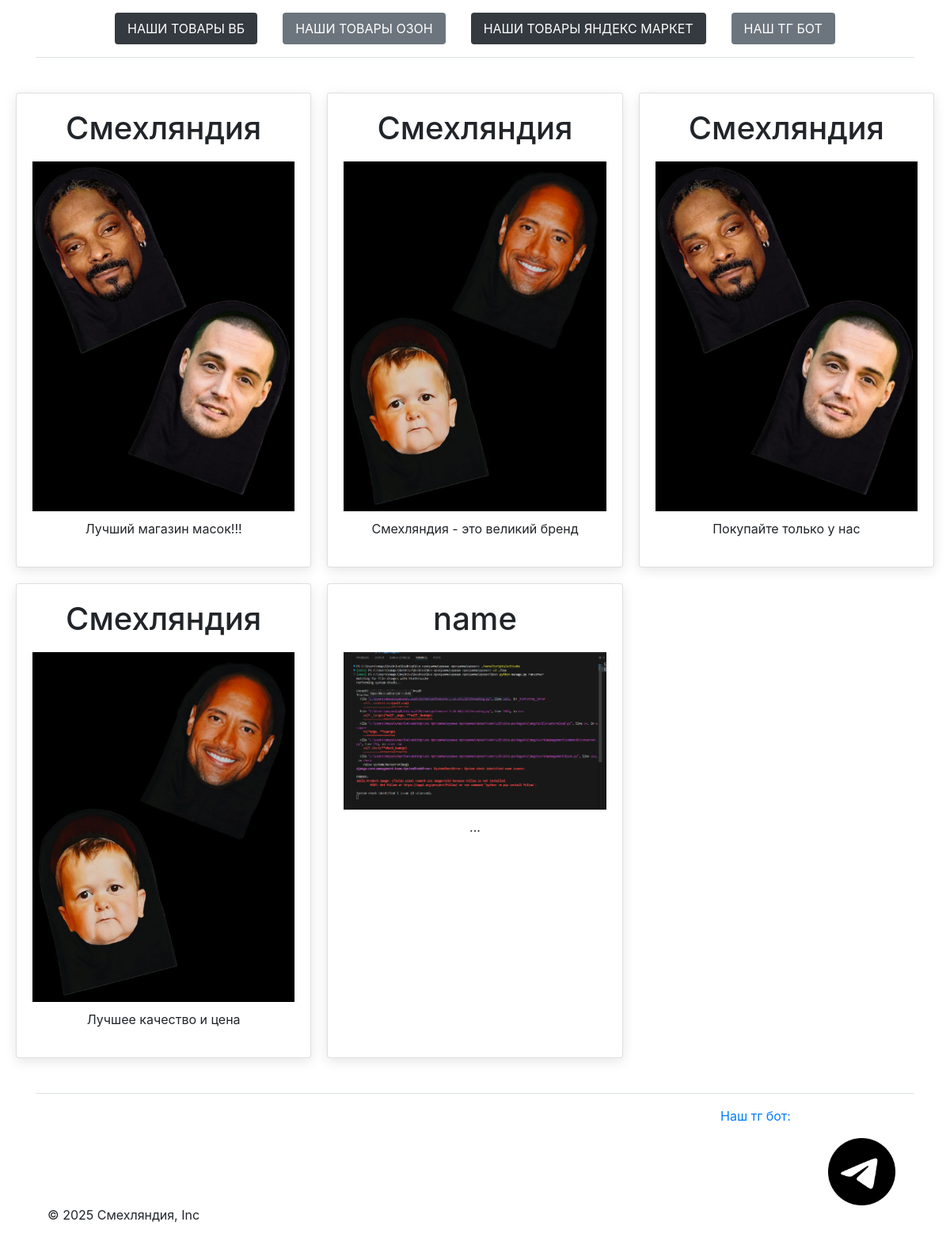
Page /catalog/ on the committed database.
### smile/models.py (models this page shows)
class Product(models.Model):
    name = models.CharField(max_length=100)
    image = models.ImageField(upload_to='images/', default='/')
    text = models.TextField()

### smile/views.py (the view)
# urls.py: path('catalog/', catalog),
def catalog(request):
    product = Product.objects.all()
    return render(request, 'smile/index.html', {'product': product})

### smile/templates/smile/index.html (shortened to what this page needs)
<!DOCTYPE html>
<html lang="en">
    {% load static %}
<head>
    <link rel="stylesheet" href="{% static 'smile/style.css' %}">
    <link rel="stylesheet" href="{% static 'smile/bootstrap.css' %}">
</head>
<body class="B">
    {% include 'smile/includes/header.html' %}
    <main class="M" id="main">
        {% for product in product %}
        <div class="card">
            <h1 class="H">{{product.name}}</h1>
            <img class="I" src="{{product.image.url}}" alt="...">
            <p>{{product.text}}</p>
        </div>
        {% endfor %}
    </main>
    {% include 'smile/includes/footer.html' %}
</body>
</html>

### smile/templates/smile/includes/header.html (shortened to what this page needs)
<!DOCTYPE html>
<html lang="en">
    {% load static %}
<head>
    <link rel="stylesheet" href="{% static 'smile/bootstrap.css' %}">
    <link rel="stylesheet" href="{% static 'smile/style.css' %}">
</head>
<body>
  <div class="container">
    <header class="d-flex flex-wrap justify-content-center py-3 mb-4 border-bottom">
      <ul class="nav nav-pills UL">
        <li class="nav-item L"><a href="https://www.wildberries.ru/seller/4308593" class="nav-link active bg-dark"> НАШИ ТОВАРЫ ВБ</a></li>
        <li class="nav-item L"><a href="https://www.ozon.ru/collection/karnavalnaya-tkanevaya-maska-99286575/" class="nav-link active bg-secondary"> НАШИ  ТОВАРЫ ОЗОН</a></li>
        <li class="nav-item L"><a href="https://market.yandex.ru/business--smekhliandiia/205367440?generalContext=t%3DshopInShop%3Bi%3D1%3Bbi%3D205367440%3B&how=rating&rs=eJwzEn7ByPiJkZeDUWDhIVYJBo1fD0_KAwA-_wa0&searchContext=sins_ctx" class="nav-link active bg-dark"> НАШИ ТОВАРЫ ЯНДЕКС МАРКЕТ</a></li>
        <li class="nav-item L"><a href="#footer" class="nav-link active bg-secondary"> НАШ ТГ БОТ</a></li>
      </ul>
    </header>
  </div>
</body>
</html>

### smile/templates/smile/includes/footer.html (shortened to what this page needs)
<!DOCTYPE html>
<html lang="en">
    {% load static %}
<head>
    <link rel="stylesheet" href="{% static 'smile/bootstrap.css' %}">
</head>
<body>
    <div class="container">
        <footer class="d-flex justify-content-between align-items-center py-3 my-4 border-top" id="footer">
            <div class="col-md-4 align-items-center">
                <a href="https://t.me/smexlanduser_bot"  class="mb-3 me-2 mb-md-0 text-body-secondary text-decoration-none lh-1" aria-label="Bootstrap"><p class="P">Наш тг бот:</p><img class="tg" src="{% static 'smile/img/tg.png' %}" alt="TG"></a>
                <span class="mb-3 mb-md-0 text-body-secondary">© 2025 Смехляндия, Inc</span>
            </div>
        </footer>
    </div>
</body>
</html>

### smile/static/smile/style.css (style rules this page uses)
.M { display: grid; grid-template-columns: repeat(auto-fit, minmax(300px, 1fr)); gap: 20px; padding: 20px; max-width: 1200px; margin: 0 auto; }
.card { padding: 20px; background: white; border-radius: 12px; box-shadow: 0 4px 15px rgba(0,0,0,0.1); text-align: center; display: flex; flex-direction: column; align-items: center; }
.I { max-width: 100%; height: auto; margin: 10px 0; }
.L { margin-left: 2em; }
.UL { margin-right: 2em; }
.tg { width: 25%; margin-left: 290%; }
.P { margin-left: 250%; white-space: nowrap; }

### rows in the picture
Product: name "Смехляндия", image (picture), text "Лучший магазин масок!!!"
Product: name "Смехляндия", image (picture), text "Смехляндия - это великий бренд"
Product: name "Смехляндия", image (picture), text "Покупайте только у нас"
Product: name "Смехляндия", image (picture), text "Лучшее качество и цена"
Product: name "name", image (picture), text "..."
